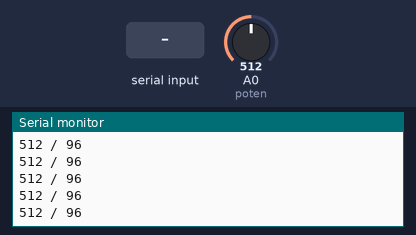
A sketch run on a simulated Arduino Uno, built with avr-gcc and run on an emulated ATmega328P. Shown: the last lines printed to the serial monitor. The inputs (shaded band) are chosen by the test bench; at power-on: A0 (poten) = 512.

Above: at 1.2 s.
1.3 s: A0 (poten) set to 539
At 1.8 s:
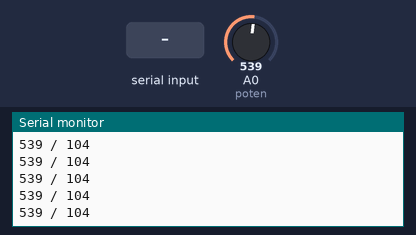
4.3 s: "90,45\n" received over Serial
At 5.2 s:
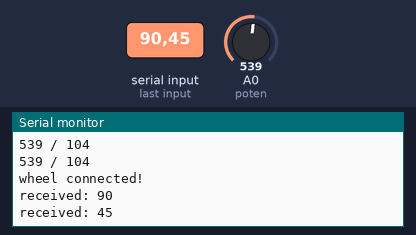
5.8 s: "200\n" received over Serial
At 6.2 s:
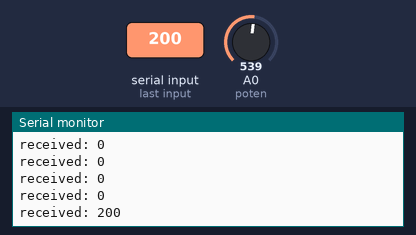
8.8 s: A0 (poten) set to 511
At 9.3 s:
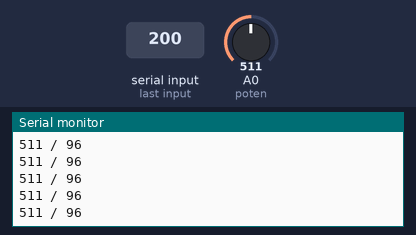
Timing chart, 0 to 11.8 s (numbered marks = the images above; inputs shaded):
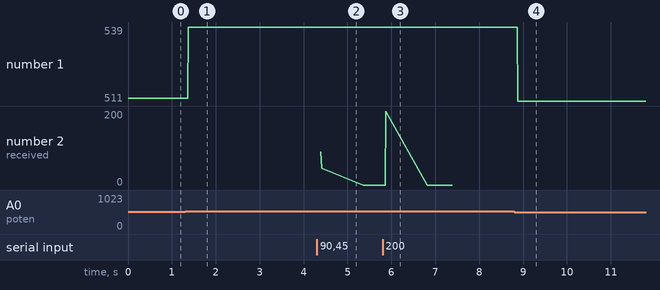

The sketch:

NUI_016_Ripple_Speed_Indicator_connect.ino
```cpp
// constants won't change. They're used here to set pin numbers:
const int buttonPin = 2;    // the number of the pushbutton pin

unsigned long millisSerial;        // milliseconds when Serial was received
bool bSerialActive = false;        // Serial data detected
bool bConnected = false;           // Serial connection (true or false based on timeout)
int wheelVal = 0;

#define dc 9
#define poten A0

// Variables will change:
int buttonState;             // the current reading from the input pin
int lastButtonState = LOW;   // the previous reading from the input pin

// the following variables are unsigned longs because the time, measured in
// milliseconds, will quickly become a bigger number than can be stored in an int.
unsigned long lastDebounceTime = 0;  // the last time the output pin was toggled
unsigned long debounceDelay = 50;    // the debounce time; increase if the output flickers

void setup() {

  Serial.begin(9600);

  pinMode(buttonPin, INPUT);
  pinMode(dc, OUTPUT);
  pinMode(poten, INPUT);

}

void loop() {

  // If serial connection is available
  if (Serial.available() > 0)
  {
    wheelVal = Serial.parseInt(); // Get data from serial connection

    bSerialActive = true; // Flag active serial connection
    millisSerial = millis(); // Store time for serial connection timeout
  }

  // If serial connection is active but we are not "connected" to steering wheel
  if (bConnected == false && bSerialActive == true)
  {
    bConnected = true;        // wheel connected..
    Serial.println("wheel connected!");
    // autoSpeed();
    /*for (float i = 0; i < 360; i = i + 0.314) {
      //convert 0-360 angle to radian (needed for sin function)
      float rad = DEG_TO_RAD * i; //calculate sin of angle as number between 0 and 255
      int sinOut = constrain((sin(rad) * 128) + 128, 0, 255);
      analogWrite(dc, sinOut);
      delay(5);
    }*/
  }
  else if (bConnected == true && (millis() - millisSerial > 500))
  {
    bSerialActive = false;    // wheel disconnected..
    bConnected = false;
    Serial.println("wheel disconnected!");
  }

  if (bConnected == true) {
    Serial.print("received: ");
    Serial.println(wheelVal);
  }
  else if (bConnected == false ) {
    manualSpeed();
  }

}


void autoSpeed() {

  for (float i = 0; i < 360; i = i + 0.314) {
    //convert 0-360 angle to radian (needed for sin function)
    float rad = DEG_TO_RAD * i; //calculate sin of angle as number between 0 and 255
    int sinOut = constrain((sin(rad) * 128) + 128, 0, 255);
    analogWrite(dc, sinOut);
    delay(5);
  }
}


void manualSpeed() {
  int poten = analogRead(A0);
  int mapVal = map(poten, 200, 1024, 0, 255);
  if (poten <= 200) {
    mapVal = 0;
  } else {
    analogWrite(dc, mapVal);
    delay(5);
  }
  Serial.print(poten);
  Serial.print(" / ");
  Serial.println(mapVal);
}
```

Measured:
- after the input at 1.3 s, the serial monitor: prints a new line after 0.07 s (image 1)
- after the input at 4.3 s, the serial monitor: prints a new line after 0.08 s (image 2)
- after the input at 5.8 s, the serial monitor: prints a new line after 0.07 s (image 3)
- after the input at 8.8 s, the serial monitor: prints a new line after 0.08 s (image 4)
- plotted number 1: 512 → 539 after the input at 1.3 s, 539 → 511 after the input at 8.8 s
